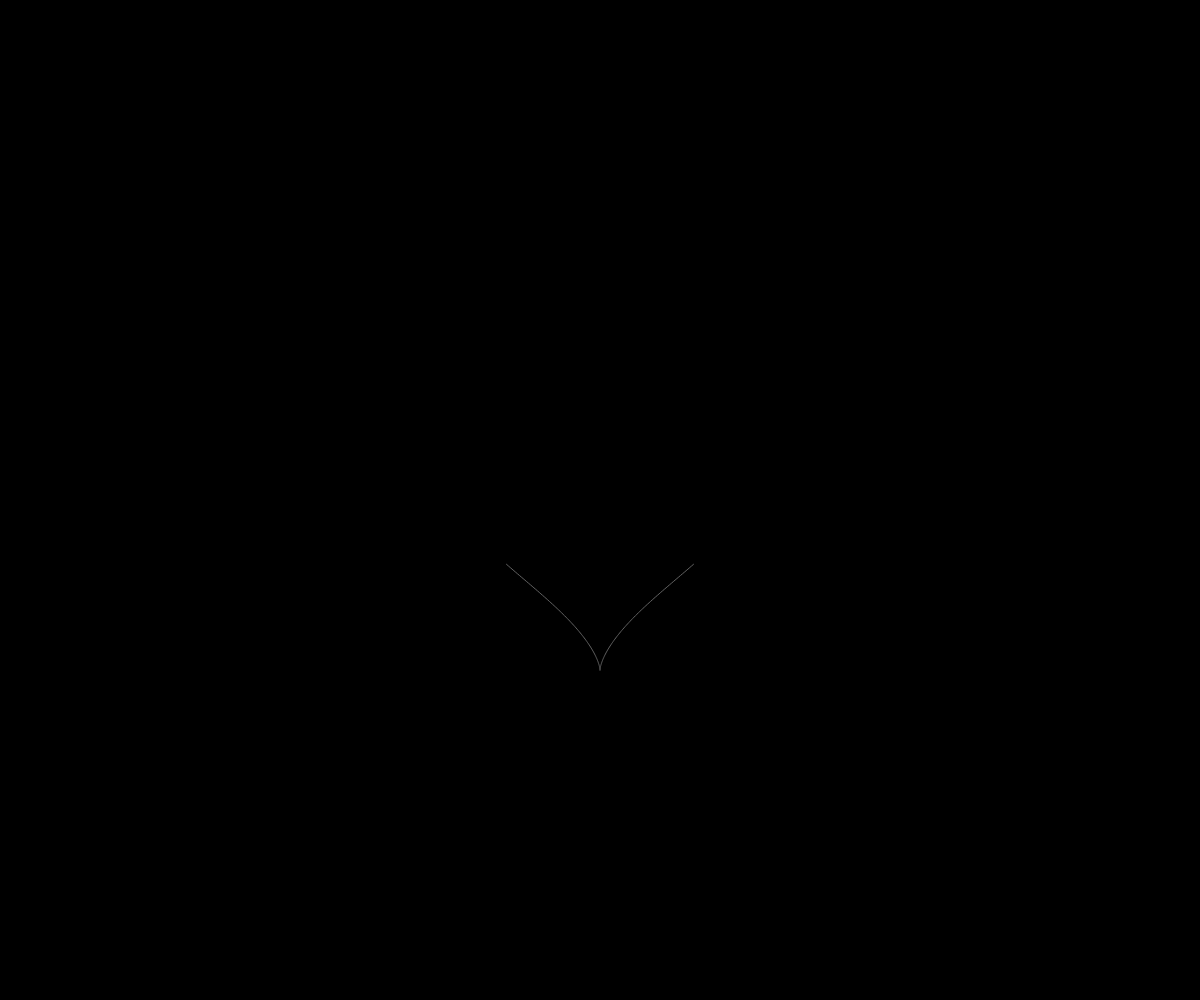
Frame 1 (no input)
Frame 60 (no input): blank canvas, image omitted
Frame 120 (the mouse pressed at the canvas centre since frame 60): blank canvas, image omitted

The p5.js sketch that drew this single still picture (run headless with seeded random() and noise() and a simulated clock; from frame 60 on, the mouse is pressed at the canvas centre):

// p5.js sketch
// ── sketch.js
var particles = [];
var hearthRatio = 10;

function setup() {
    createCanvas(windowWidth, windowHeight);
    
    particles.push(new Particle());
    particles.push(new Particle(true));

    background(51);
}

function draw() {
    background(0);
    translate(width / 2, height / 2);

    for (var i = 0; i < particles.length; i++) {
        particles[i].update();
    }
}

function getHearthPath(right) {
    var array = [];
    if (right) {
        for (var a = PI; a > 0; a -= 0.01) {
            var x = 16 * pow(sin(a), 3);
            var y = -(13 * cos(a) - 5 * cos(2 * a) - 2 * cos(3 * a) - cos(4 * a));
            array.push(createVector(x * hearthRatio, y * hearthRatio));
        }
    } else {
        for (var a = PI; a < TWO_PI; a += 0.01) {
            var x = 16 * pow(sin(a), 3);
            var y = -(13 * cos(a) - 5 * cos(2 * a) - 2 * cos(3 * a) - cos(4 * a));
            array.push(createVector(x * hearthRatio, y * hearthRatio));
        }
    }
    return array;
}

function Particle(right) {
    this.right = right;
    this.path = getHearthPath(right);

    this.index = 0;
    this.maxLength = 100;
    this.speed = 1;

    this.strokeWeight = 1;
    this.red = 100;
    this.green = 100;
    this.blue = 100;
    this.alpha = 100;

    this.update = function () {
        this.draw();
        this.move();
    };

    this.draw = function () {
        noFill();
        strokeWeight(this.strokeWeight);

        beginShape();
        for (var i = this.index; i < this.path.length && i < this.maxLength + this.index; i++) {
            stroke(this.red, this.green, this.blue);
            vertex(this.path[i].x, this.path[i].y);
        }
        endShape();
    };

    this.move = function () {
        this.index++;
        if (this.index > this.path.length - 1) {
            this.index = 0;
        }
    };
}
